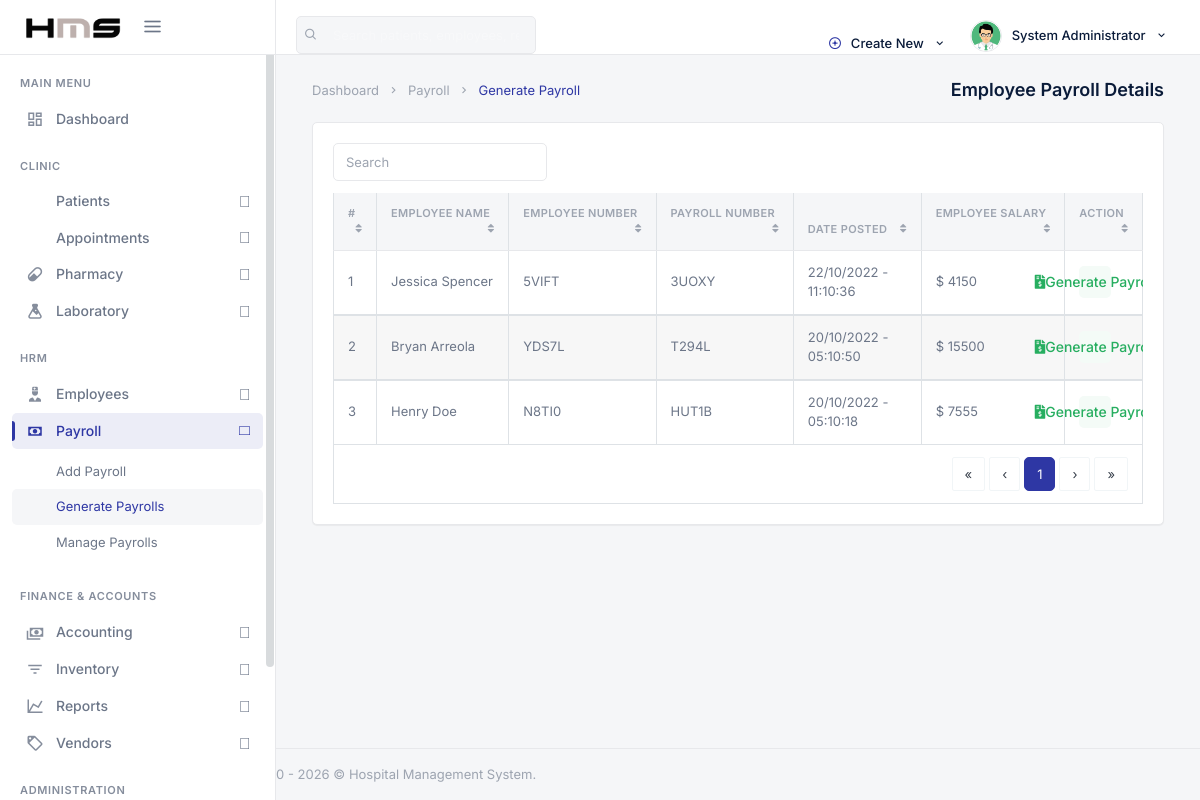
Page /backend/admin/his_admin_generate_payrolls.php (signed in) on the committed database.
### tables this page shows
CREATE TABLE `his_admin` (
  `ad_id` int(20) NOT NULL,
  `ad_fname` varchar(200) DEFAULT NULL,
  `ad_lname` varchar(200) DEFAULT NULL,
  `ad_email` varchar(200) DEFAULT NULL,
  `ad_pwd` varchar(200) DEFAULT NULL,
  `ad_dpic` varchar(200) DEFAULT NULL
);

CREATE TABLE `his_payrolls` (
  `pay_id` int(20) NOT NULL,
  `pay_number` varchar(200) DEFAULT NULL,
  `pay_doc_name` varchar(200) DEFAULT NULL,
  `pay_doc_number` varchar(200) DEFAULT NULL,
  `pay_doc_email` varchar(200) DEFAULT NULL,
  `pay_emp_salary` varchar(200) DEFAULT NULL,
  `pay_date_generated` timestamp(4) NOT NULL DEFAULT CURRENT_TIMESTAMP(4) ON UPDATE CURRENT_TIMESTAMP(4),
  `pay_status` varchar(200) DEFAULT NULL,
  `pay_descr` longtext
);

### backend/security.php (called while the page is built, shortened)
<?php
function escape_output($string) {
    return htmlspecialchars((string) $string, ENT_QUOTES, 'UTF-8');
}

### backend/admin/his_admin_generate_payrolls.php (the view, shortened to what this page needs)
<?php
  include('../config.php');
    include('../security.php');
?>
<!DOCTYPE html>
<html lang="en">
<?php include('assets/inc/head.php');?>
    <body>
        <div id="wrapper">
                <?php include('assets/inc/nav.php');?>
                <?php include("assets/inc/sidebar.php");?>
            <div class="content-page">
                <div class="content">
                    <div class="container-fluid">
                        <div class="row">
                            <div class="col-12">
                                <div class="page-title-box">
                                    <div class="page-title-right">
                                        <ol class="breadcrumb m-0">
                                            <li class="breadcrumb-item"><a href="javascript: void(0);">Dashboard</a></li>
                                            <li class="breadcrumb-item"><a href="javascript: void(0);">Payroll</a></li>
                                            <li class="breadcrumb-item active">Generate Payroll</li>
                                        </ol>
                                    </div>
                                    <h4 class="page-title">Employee Payroll Details</h4>
                                </div>
                            </div>
                        </div>
                        <div class="row">
                            <div class="col-12">
                                <div class="card-box">
                                    <div class="mb-2">
                                        <div class="row">
                                            <div class="col-12 text-sm-center form-inline" >
                                                <div class="form-group">
                                                    <input id="demo-foo-search" type="text" placeholder="Search" class="form-control form-control-sm" autocomplete="on">
                                                </div>
                                            </div>
                                        </div>
                                    </div>
                                    <div class="table-responsive">
                                        <table id="demo-foo-filtering" class="table table-bordered toggle-circle mb-0" data-page-size="7">
                                            <thead>
                                            <tr>
                                                <th>#</th>
                                                <th data-toggle="true">Employee Name</th>
                                                <th data-toggle="true">Employee Number</th>
                                                <th data-hide="phone">Payroll Number</th>
                                                <th data-hide="phone">Date Posted</th>
                                                <th data-hide="phone">Employee Salary </th>
                                                <th data-hide="phone">Action</th>
                                            </tr>
                                            </thead>
                                            <?php
                                                $ret="SELECT * FROM  his_payrolls ORDER BY RAND() ";
                                                $stmt= $mysqli->prepare($ret) ;
                                                $stmt->execute() ;
                                                $res=$stmt->get_result();
                                                $cnt=1;
                                                while($row=$res->fetch_object())
                                                {
                                                    $mysqlDateTime = $row->pay_date_generated;
                                            ?>
                                                <tbody>
                                                <tr>
                                                    <td><?php echo $cnt;?></td>
                                                    <td><?php echo escape_output($row->pay_doc_name);?></td>
                                                    <td><?php echo escape_output($row->pay_doc_number);?></td>
                                                    <td><?php echo escape_output($row->pay_number);?></td>
                                                    <td><?php echo date("d/m/Y - h:m:s", strtotime($mysqlDateTime));?></td>
                                                    <td>$ <?php echo escape_output($row->pay_emp_salary);?></td>
                                                    <td>
                                                        <a href="his_admin_generate_single_employee_payroll.php?pay_number=<?php echo escape_output($row->pay_number);?>&&pay_doc_number=<?php echo escape_output($row->pay_doc_number);?>" class="badge badge-success"><i class="fas fa-file-invoice-dollar "></i> Generate Payroll</a>
                                                    </td>
                                                </tr>
                                                </tbody>
                                            <?php  $cnt = $cnt +1 ; }?>
                                            <tfoot>
                                            <tr class="active">
                                                <td colspan="8">
                                                    <div class="text-right">
                                                        <ul class="pagination pagination-rounded justify-content-end footable-pagination m-t-10 mb-0"></ul>
                                                    </div>
                                                </td>
                                            </tr>
                                            </tfoot>
                                        </table>
                                    </div>
                                </div>
                            </div>
                        </div>
                    </div>
                </div>
                 <?php include('assets/inc/footer.php');?>
            </div>
        </div>
    </body>
</html>

### backend/admin/assets/inc/nav.php (shortened to what this page needs)
<?php
    $aid=$_SESSION['ad_id'];
    $ret="select * from his_admin where ad_id=?";
    $stmt= $mysqli->prepare($ret);
    $stmt->bind_param('i',$aid);
    $stmt->execute();
    $res=$stmt->get_result();
    while($row=$res->fetch_object())
    {
?>
    <div class="navbar-custom">
        <ul class="list-unstyled topnav-menu topnav-menu-left m-0">
            <li class="d-none d-lg-block">
                <form class="app-search" autocomplete="off">
                    <div class="app-search-box">
                        <button class="btn" type="button"><i class="fe-search"></i></button>
                        <input type="text" class="form-control" placeholder="Search patients, employees, records…">
                    </div>
                </form>
            </li>
        </ul>
        <div class="logo-box bg-black">
            <a href="his_admin_dashboard.php" class="logo text-center">
                <span class="logo-lg">
                    <img src="assets/images/logo-dark.png" alt="HMS" height="22">
                </span>
            </a>
            <button class="button-menu-mobile">
                <i class="fe-menu"></i>
            </button>
        </div>
        <ul class="list-unstyled topnav-menu float-right mb-0">
            <li class="dropdown notification-list d-none d-lg-block">
                <a class="nav-link dropdown-toggle waves-effect waves-light" data-toggle="dropdown" href="#" role="button" aria-haspopup="false" aria-expanded="false">
                    <i class="fe-plus-circle mr-1" style="color: var(--hms-primary);"></i>
                    Create New
                    <i class="mdi mdi-chevron-down ml-1"></i>
                </a>
            </li>
            <li class="dropdown notification-list">
                <a class="nav-link dropdown-toggle nav-user mr-0 waves-effect waves-light" data-toggle="dropdown" href="#" role="button" aria-haspopup="false" aria-expanded="false">
                    <img src="assets/images/users/<?php echo escape_output($row->ad_dpic); ?>" alt="User" class="rounded-circle">
                    <span class="pro-user-name ml-1 d-none d-lg-inline">
                        <?php echo escape_output($row->ad_fname); ?> <?php echo escape_output($row->ad_lname); ?>
                        <i class="mdi mdi-chevron-down ml-1"></i>
                    </span>
                </a>
            </li>
        </ul>
    </div>
<?php }?>

### rows in the picture
his_admin: ad_dpic (picture), ad_fname "System", ad_lname "Administrator"
his_payrolls: pay_doc_name "Jessica Spencer", pay_doc_number "5VIFT", pay_number "3UOXY", pay_date_generated "22/10/2022 - 11:10:36", pay_emp_salary "4150"
his_payrolls: pay_doc_name "Bryan Arreola", pay_doc_number "YDS7L", pay_number "T294L", pay_date_generated "20/10/2022 - 05:10:50", pay_emp_salary "15500"
his_payrolls: pay_doc_name "Henry Doe", pay_doc_number "N8TI0", pay_number "HUT1B", pay_date_generated "20/10/2022 - 05:10:18", pay_emp_salary "7555"
